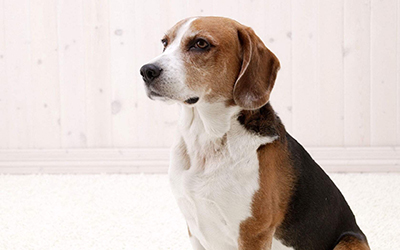
#> input picture 1 opencv + caffemodel_bvlc_googlenet/timg.jpg, 400 x 250 px; its folder holds only this picture in this run
$ python -i augmentations.py   (imports and definitions only)   (older library calls are emulated)
#> lines starting #> are read from the running program, lines starting #| are printed output that depends on the picture
### 案例51 保护大堡礁(pytorch + yolov5训练自定义数据集)/kaggle_torch_yolo5/utils/general.py
# YOLOv5 🚀 by Ultralytics, GPL-3.0 license
"""
General utils
"""

import contextlib
import glob
import logging
import math
import os
import platform
import random
import re
import shutil
import signal
import time
import urllib
from itertools import repeat
from multiprocessing.pool import ThreadPool
from pathlib import Path
from subprocess import check_output
from zipfile import ZipFile

import cv2
import numpy as np
import pandas as pd
import pkg_resources as pkg
import torch
import torchvision
import yaml

from utils.downloads import gsutil_getsize
from utils.metrics import box_iou, fitness

# Settings
FILE = Path(__file__).resolve()
ROOT = FILE.parents[1]  # YOLOv5 root directory
NUM_THREADS = min(8, max(1, os.cpu_count() - 1))  # number of YOLOv5 multiprocessing threads
VERBOSE = str(os.getenv('YOLOv5_VERBOSE', True)).lower() == 'true'  # global verbose mode

torch.set_printoptions(linewidth=320, precision=5, profile='long')
#> (this line was passed over: torch is not available in this run)
np.set_printoptions(linewidth=320, formatter={'float_kind': '{:11.5g}'.format})  # format short g, %precision=5
pd.options.display.max_columns = 10
cv2.setNumThreads(0)  # prevent OpenCV from multithreading (incompatible with PyTorch DataLoader)
os.environ['NUMEXPR_MAX_THREADS'] = str(NUM_THREADS)  # NumExpr max threads


def is_kaggle():
    # Is environment a Kaggle Notebook?
    try:
        assert os.environ.get('PWD') == '/kaggle/working'
        assert os.environ.get('KAGGLE_URL_BASE') == 'https://www.kaggle.com'
        return True
    except AssertionError:
        return False


def set_logging(name=None, verbose=VERBOSE):
    # Sets level and returns logger
#> further down, picture is the input picture: shape (250, 400, 3); mean B, G, R 195.9, 201.2, 213.5
    if is_kaggle():
        for h in logging.root.handlers:
            logging.root.removeHandler(h)  # remove all handlers associated with the root logger object
    rank = int(os.getenv('RANK', -1))  # rank in world for Multi-GPU trainings
    logging.basicConfig(format="%(message)s", level=logging.INFO if (verbose and rank in (-1, 0)) else logging.WARNING)
    return logging.getLogger(name)


LOGGER = set_logging('yolov5')  # define globally (used in train.py, val.py, detect.py, etc.)


class Profile(contextlib.ContextDecorator):
    # Usage: @Profile() decorator or 'with Profile():' context manager
    def __enter__(self):
        self.start = time.time()

    def __exit__(self, type, value, traceback):
        print(f'Profile results: {time.time() - self.start:.5f}s')


class Timeout(contextlib.ContextDecorator):
    # Usage: @Timeout(seconds) decorator or 'with Timeout(seconds):' context manager
    # [4 lines left out: function __init__, not called in this run]

    def _timeout_handler(self, signum, frame):
        raise TimeoutError(self.timeout_message)

    def __enter__(self):
        pass
        #signal.signal(signal.SIGABRT, self._timeout_handler)  # Set handler for SIGALRM
        #signal.alarm(self.seconds)  # start countdown for SIGALRM to be raised

    def __exit__(self, exc_type, exc_val, exc_tb):
        pass
        #signal.alarm(0)  # Cancel SIGALRM if it's scheduled
        #if self.suppress and exc_type is TimeoutError:  # Suppress TimeoutError
        #    return True


class WorkingDirectory(contextlib.ContextDecorator):
    # Usage: @WorkingDirectory(dir) decorator or 'with WorkingDirectory(dir):' context manager
    def __init__(self, new_dir):
        self.dir = new_dir  # new dir
        self.cwd = Path.cwd().resolve()  # current dir

    def __enter__(self):
        os.chdir(self.dir)

    def __exit__(self, exc_type, exc_val, exc_tb):
        os.chdir(self.cwd)


def try_except(func):
    # try-except function. Usage: @try_except decorator
    # [5 lines left out: function handler, not called in this run]

    return handler


def methods(instance):
    # Get class/instance methods
    return [f for f in dir(instance) if callable(getattr(instance, f)) and not f.startswith("__")]


def print_args(name, opt):
    # Print argparser arguments
    LOGGER.info(colorstr(f'{name}: ') + ', '.join(f'{k}={v}' for k, v in vars(opt).items()))


# [8 lines left out: function init_seeds, not called in this run]


def intersect_dicts(da, db, exclude=()):
    # Dictionary intersection of matching keys and shapes, omitting 'exclude' keys, using da values
    return {k: v for k, v in da.items() if k in db and not any(x in k for x in exclude) and v.shape == db[k].shape}


# [32 lines left out: functions get_latest_run, user_config_dir, is_writeable, not called in this run]


def is_docker():
    # Is environment a Docker container?
    return Path('/workspace').exists()  # or Path('/.dockerenv').exists()


# [7 lines left out: function is_colab, not called in this run]


def is_pip():
    # Is file in a pip package?
    return 'site-packages' in Path(__file__).resolve().parts


# [4 lines left out: function is_ascii, not called in this run]


def is_chinese(s='人工智能'):
    # Is string composed of any Chinese characters?
    return re.search('[\u4e00-\u9fff]', s)


def emojis(str=''):
    # Return platform-dependent emoji-safe version of string
    return str.encode().decode('ascii', 'ignore') if platform.system() == 'Windows' else str


# [40 lines left out: functions file_size, check_online, check_git_status, not called in this run]


def check_python(minimum='3.6.2'):
    # Check current python version vs. required python version
    check_version(platform.python_version(), minimum, name='Python ', hard=True)


# [84 lines left out: functions check_version, check_requirements, check_img_size, check_imshow, check_suffix, not called in this run]


def check_yaml(file, suffix=('.yaml', '.yml')):
    # Search/download YAML file (if necessary) and return path, checking suffix
    return check_file(file, suffix)


# [123 lines left out: functions check_file, check_dataset, url2file, download, make_divisible, not called in this run]


def clean_str(s):
    # Cleans a string by replacing special characters with underscore _
    return re.sub(pattern="[|@#!¡·$€%&()=?¿^*;:,¨´><+]", repl="_", string=s)


def one_cycle(y1=0.0, y2=1.0, steps=100):
    # lambda function for sinusoidal ramp from y1 to y2 https://arxiv.org/pdf/1812.01187.pdf
    return lambda x: ((1 - math.cos(x * math.pi / steps)) / 2) * (y2 - y1) + y1


# [366 lines left out: functions colorstr, labels_to_class_weights, labels_to_image_weights, coco80_to_coco91_class, xyxy2xywh, xywh2xyxy and 13 more, not called in this run]


# Variables
NCOLS = 0 if is_docker() else shutil.get_terminal_size().columns  # terminal window size for tqdm

### 案例51 保护大堡礁(pytorch + yolov5训练自定义数据集)/kaggle_torch_yolo5/utils/augmentations.py
# YOLOv5 🚀 by Ultralytics, GPL-3.0 license
"""
Image augmentation functions
"""

import math
import random

import cv2
import numpy as np

from utils.general import LOGGER, check_version, colorstr, resample_segments, segment2box
from utils.metrics import bbox_ioa


class Albumentations:
    # YOLOv5 Albumentations class (optional, only used if package is installed)
    # [27 lines left out: functions __init__, __call__, not called in this run]


def augment_hsv(im, hgain=0.5, sgain=0.5, vgain=0.5):
    # HSV color-space augmentation
#> called with hgain = 0.5, sgain = 0.5, vgain = 0.5
    if hgain or sgain or vgain:
        r = np.random.uniform(-1, 1, 3) * [hgain, sgain, vgain] + 1  # random gains
        hue, sat, val = cv2.split(cv2.cvtColor(im, cv2.COLOR_BGR2HSV))
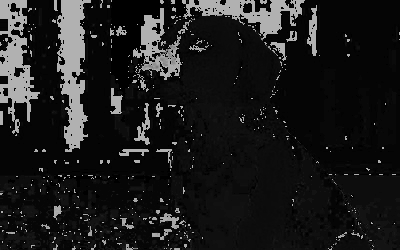
#> hue: shape (250, 400); min 0, max 179, mean 28.1
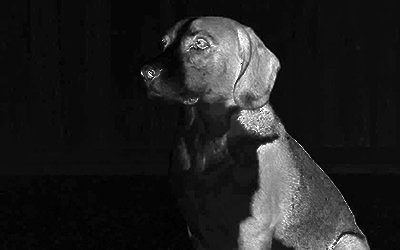
#> sat: shape (250, 400); min 0, max 255, mean 33.1
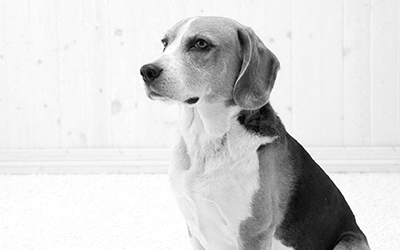
#> val: shape (250, 400); min 0, max 255, mean 213.5
        dtype = im.dtype  # uint8

        x = np.arange(0, 256, dtype=r.dtype)
        lut_hue = ((x * r[0]) % 180).astype(dtype)
        lut_sat = np.clip(x * r[1], 0, 255).astype(dtype)
#> lut_sat = 256 values from 0 to 255
        lut_val = np.clip(x * r[2], 0, 255).astype(dtype)
#> lut_val = 256 values from 0 to 255

        im_hsv = cv2.merge((cv2.LUT(hue, lut_hue), cv2.LUT(sat, lut_sat), cv2.LUT(val, lut_val)))
#> im_hsv: shape (250, 400, 3); mean H, S, V 10.6, 39.5, 224.4
        cv2.cvtColor(im_hsv, cv2.COLOR_HSV2BGR, dst=im)  # no return needed
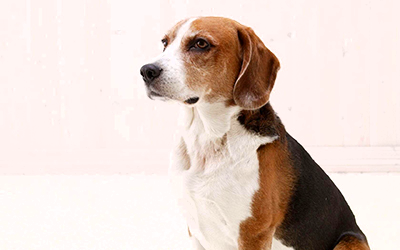
#> im: shape (250, 400, 3); mean B, G, R 201.4, 208.6, 224.4


# [215 lines left out: functions hist_equalize, replicate, letterbox, random_perspective, copy_paste, cutout and 2 more, not called in this run]

>>> import cv2
>>> picture = cv2.imread('../../../1 opencv + caffemodel_bvlc_googlenet/timg.jpg')
>>> result = augment_hsv(picture)
